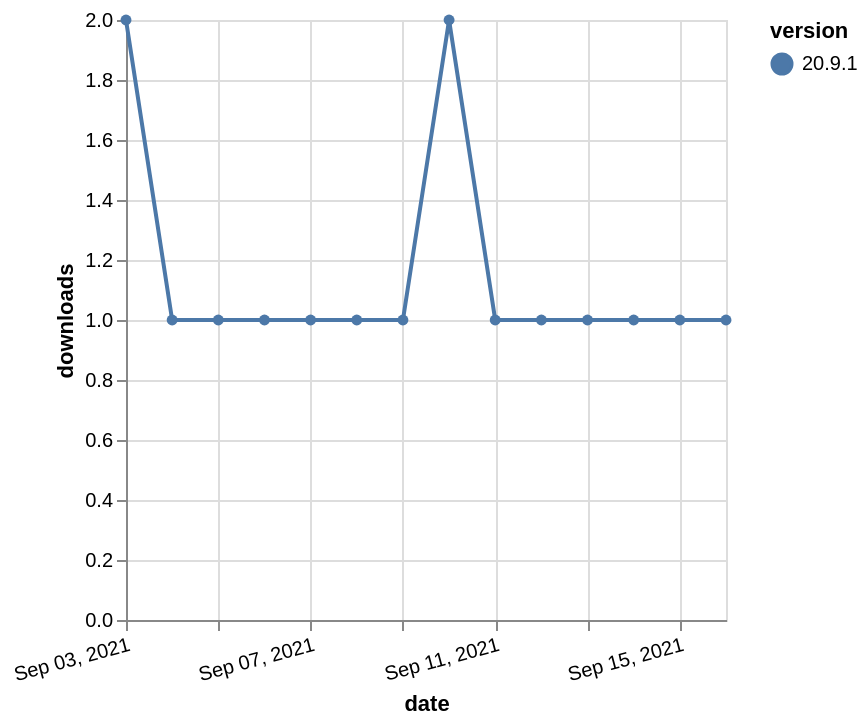

Vega-Lite specification for this chart:
### Vega-Lite specification from a JSON file in a GitHub repository (floating-point values rounded to 4 significant figures)
{"$schema": "https://vega.github.io/schema/vega-lite/v5.json", "description": "A simple bar chart with embedded data.", "data": {"values": [{"date": "2021-09-03", "total": 133, "delta": 2, "version": "20.9.1"}, {"date": "2021-09-04", "total": 134, "delta": 1, "version": "20.9.1"}, {"date": "2021-09-05", "total": 135, "delta": 1, "version": "20.9.1"}, {"date": "2021-09-06", "total": 136, "delta": 1, "version": "20.9.1"}, {"date": "2021-09-07", "total": 137, "delta": 1, "version": "20.9.1"}, {"date": "2021-09-08", "total": 138, "delta": 1, "version": "20.9.1"}, {"date": "2021-09-09", "total": 139, "delta": 1, "version": "20.9.1"}, {"date": "2021-09-10", "total": 141, "delta": 2, "version": "20.9.1"}, {"date": "2021-09-11", "total": 142, "delta": 1, "version": "20.9.1"}, {"date": "2021-09-12", "total": 143, "delta": 1, "version": "20.9.1"}, {"date": "2021-09-13", "total": 144, "delta": 1, "version": "20.9.1"}, {"date": "2021-09-14", "total": 145, "delta": 1, "version": "20.9.1"}, {"date": "2021-09-15", "total": 146, "delta": 1, "version": "20.9.1"}, {"date": "2021-09-16", "total": 147, "delta": 1, "version": "20.9.1"}]}, "width": "container", "mark": {"type": "line", "point": {"filled": true}}, "encoding": {"x": {"field": "date", "type": "temporal", "timeUnit": "yearmonthdate", "title": "date", "axis": {"labelAngle": -15}}, "y": {"field": "delta", "type": "quantitative", "title": "downloads"}, "color": {"field": "version", "type": "nominal"}, "tooltip": {"field": "delta"}}}
